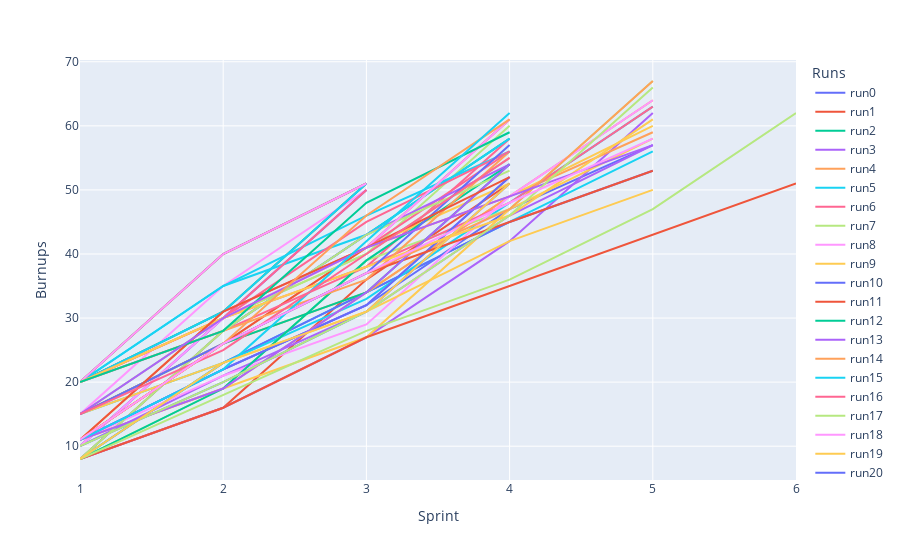

The notebook cell this image was saved under:
### Code cell
import plotly.express as px

fig = px.line(df, x="Sprint", y="Burnups", color="Runs", line_group="Runs")
fig.show()

### Figure 1 — Plotly figure (JSON) as saved in the notebook; plotly's stock layout.template omitted (floating-point values rounded to 4 significant figures)
{"data": [{"hovertemplate": "Runs=run0<br>Sprint=%{x}<br>Burnups=%{y}<extra></extra>", "legendgroup": "run0", "line": {"color": "#636efa", "dash": "solid"}, "mode": "lines", "name": "run0", "orientation": "v", "showlegend": true, "type": "scatter", "x": [1, 2, 3, 4, 5], "xaxis": "x", "y": [11, 22, 32, 47, 57], "yaxis": "y"}, {"hovertemplate": "Runs=run1<br>Sprint=%{x}<br>Burnups=%{y}<extra></extra>", "legendgroup": "run1", "line": {"color": "#EF553B", "dash": "solid"}, "mode": "lines", "name": "run1", "orientation": "v", "showlegend": true, "type": "scatter", "x": [1, 2, 3, 4], "xaxis": "x", "y": [8, 16, 36, 51], "yaxis": "y"}, {"hovertemplate": "Runs=run2<br>Sprint=%{x}<br>Burnups=%{y}<extra></extra>", "legendgroup": "run2", "line": {"color": "#00cc96", "dash": "solid"}, "mode": "lines", "name": "run2", "orientation": "v", "showlegend": true, "type": "scatter", "x": [1, 2, 3, 4], "xaxis": "x", "y": [8, 28, 43, 58], "yaxis": "y"}, {"hovertemplate": "Runs=run3<br>Sprint=%{x}<br>Burnups=%{y}<extra></extra>", "legendgroup": "run3", "line": {"color": "#ab63fa", "dash": "solid"}, "mode": "lines", "name": "run3", "orientation": "v", "showlegend": true, "type": "scatter", "x": [1, 2, 3, 4, 5], "xaxis": "x", "y": [8, 16, 27, 42, 62], "yaxis": "y"}, {"hovertemplate": "Runs=run4<br>Sprint=%{x}<br>Burnups=%{y}<extra></extra>", "legendgroup": "run4", "line": {"color": "#FFA15A", "dash": "solid"}, "mode": "lines", "name": "run4", "orientation": "v", "showlegend": true, "type": "scatter", "x": [1, 2, 3, 4, 5], "xaxis": "x", "y": [11, 26, 41, 49, 59], "yaxis": "y"}, {"hovertemplate": "Runs=run5<br>Sprint=%{x}<br>Burnups=%{y}<extra></extra>", "legendgroup": "run5", "line": {"color": "#19d3f3", "dash": "solid"}, "mode": "lines", "name": "run5", "orientation": "v", "showlegend": true, "type": "scatter", "x": [1, 2, 3, 4, 5], "xaxis": "x", "y": [15, 23, 34, 45, 56], "yaxis": "y"}, {"hovertemplate": "Runs=run6<br>Sprint=%{x}<br>Burnups=%{y}<extra></extra>", "legendgroup": "run6", "line": {"color": "#FF6692", "dash": "solid"}, "mode": "lines", "name": "run6", "orientation": "v", "showlegend": true, "type": "scatter", "x": [1, 2, 3, 4], "xaxis": "x", "y": [10, 30, 38, 58], "yaxis": "y"}, {"hovertemplate": "Runs=run7<br>Sprint=%{x}<br>Burnups=%{y}<extra></extra>", "legendgroup": "run7", "line": {"color": "#B6E880", "dash": "solid"}, "mode": "lines", "name": "run7", "orientation": "v", "showlegend": true, "type": "scatter", "x": [1, 2, 3, 4], "xaxis": "x", "y": [15, 30, 40, 60], "yaxis": "y"}, {"hovertemplate": "Runs=run8<br>Sprint=%{x}<br>Burnups=%{y}<extra></extra>", "legendgroup": "run8", "line": {"color": "#FF97FF", "dash": "solid"}, "mode": "lines", "name": "run8", "orientation": "v", "showlegend": true, "type": "scatter", "x": [1, 2, 3], "xaxis": "x", "y": [10, 30, 50], "yaxis": "y"}, {"hovertemplate": "Runs=run9<br>Sprint=%{x}<br>Burnups=%{y}<extra></extra>", "legendgroup": "run9", "line": {"color": "#FECB52", "dash": "solid"}, "mode": "lines", "name": "run9", "orientation": "v", "showlegend": true, "type": "scatter", "x": [1, 2, 3, 4, 5], "xaxis": "x", "y": [11, 19, 27, 47, 58], "yaxis": "y"}, {"hovertemplate": "Runs=run10<br>Sprint=%{x}<br>Burnups=%{y}<extra></extra>", "legendgroup": "run10", "line": {"color": "#636efa", "dash": "solid"}, "mode": "lines", "name": "run10", "orientation": "v", "showlegend": true, "type": "scatter", "x": [1, 2, 3, 4, 5], "xaxis": "x", "y": [8, 23, 34, 45, 53], "yaxis": "y"}, {"hovertemplate": "Runs=run11<br>Sprint=%{x}<br>Burnups=%{y}<extra></extra>", "legendgroup": "run11", "line": {"color": "#EF553B", "dash": "solid"}, "mode": "lines", "name": "run11", "orientation": "v", "showlegend": true, "type": "scatter", "x": [1, 2, 3, 4], "xaxis": "x", "y": [11, 26, 41, 61], "yaxis": "y"}, {"hovertemplate": "Runs=run12<br>Sprint=%{x}<br>Burnups=%{y}<extra></extra>", "legendgroup": "run12", "line": {"color": "#00cc96", "dash": "solid"}, "mode": "lines", "name": "run12", "orientation": "v", "showlegend": true, "type": "scatter", "x": [1, 2, 3], "xaxis": "x", "y": [20, 40, 51], "yaxis": "y"}, {"hovertemplate": "Runs=run13<br>Sprint=%{x}<br>Burnups=%{y}<extra></extra>", "legendgroup": "run13", "line": {"color": "#ab63fa", "dash": "solid"}, "mode": "lines", "name": "run13", "orientation": "v", "showlegend": true, "type": "scatter", "x": [1, 2, 3, 4], "xaxis": "x", "y": [11, 22, 32, 52], "yaxis": "y"}, {"hovertemplate": "Runs=run14<br>Sprint=%{x}<br>Burnups=%{y}<extra></extra>", "legendgroup": "run14", "line": {"color": "#FFA15A", "dash": "solid"}, "mode": "lines", "name": "run14", "orientation": "v", "showlegend": true, "type": "scatter", "x": [1, 2, 3], "xaxis": "x", "y": [11, 31, 51], "yaxis": "y"}, {"hovertemplate": "Runs=run15<br>Sprint=%{x}<br>Burnups=%{y}<extra></extra>", "legendgroup": "run15", "line": {"color": "#19d3f3", "dash": "solid"}, "mode": "lines", "name": "run15", "orientation": "v", "showlegend": true, "type": "scatter", "x": [1, 2, 3, 4, 5], "xaxis": "x", "y": [8, 23, 33, 48, 63], "yaxis": "y"}, {"hovertemplate": "Runs=run16<br>Sprint=%{x}<br>Burnups=%{y}<extra></extra>", "legendgroup": "run16", "line": {"color": "#FF6692", "dash": "solid"}, "mode": "lines", "name": "run16", "orientation": "v", "showlegend": true, "type": "scatter", "x": [1, 2, 3, 4], "xaxis": "x", "y": [20, 31, 41, 56], "yaxis": "y"}, {"hovertemplate": "Runs=run17<br>Sprint=%{x}<br>Burnups=%{y}<extra></extra>", "legendgroup": "run17", "line": {"color": "#B6E880", "dash": "solid"}, "mode": "lines", "name": "run17", "orientation": "v", "showlegend": true, "type": "scatter", "x": [1, 2, 3, 4, 5], "xaxis": "x", "y": [8, 19, 39, 47, 67], "yaxis": "y"}, {"hovertemplate": "Runs=run18<br>Sprint=%{x}<br>Burnups=%{y}<extra></extra>", "legendgroup": "run18", "line": {"color": "#FF97FF", "dash": "solid"}, "mode": "lines", "name": "run18", "orientation": "v", "showlegend": true, "type": "scatter", "x": [1, 2, 3], "xaxis": "x", "y": [15, 35, 50], "yaxis": "y"}, {"hovertemplate": "Runs=run19<br>Sprint=%{x}<br>Burnups=%{y}<extra></extra>", "legendgroup": "run19", "line": {"color": "#FECB52", "dash": "solid"}, "mode": "lines", "name": "run19", "orientation": "v", "showlegend": true, "type": "scatter", "x": [1, 2, 3, 4, 5], "xaxis": "x", "y": [11, 19, 34, 49, 60], "yaxis": "y"}, {"hovertemplate": "Runs=run20<br>Sprint=%{x}<br>Burnups=%{y}<extra></extra>", "legendgroup": "run20", "line": {"color": "#636efa", "dash": "solid"}, "mode": "lines", "name": "run20", "orientation": "v", "showlegend": true, "type": "scatter", "x": [1, 2, 3], "xaxis": "x", "y": [10, 30, 50], "yaxis": "y"}, {"hovertemplate": "Runs=run21<br>Sprint=%{x}<br>Burnups=%{y}<extra></extra>", "legendgroup": "run21", "line": {"color": "#EF553B", "dash": "solid"}, "mode": "lines", "name": "run21", "orientation": "v", "showlegend": true, "type": "scatter", "x": [1, 2, 3, 4, 5, 6], "xaxis": "x", "y": [8, 16, 27, 35, 43, 51], "yaxis": "y"}, {"hovertemplate": "Runs=run22<br>Sprint=%{x}<br>Burnups=%{y}<extra></extra>", "legendgroup": "run22", "line": {"color": "#00cc96", "dash": "solid"}, "mode": "lines", "name": "run22", "orientation": "v", "showlegend": true, "type": "scatter", "x": [1, 2, 3], "xaxis": "x", "y": [20, 31, 51], "yaxis": "y"}, {"hovertemplate": "Runs=run23<br>Sprint=%{x}<br>Burnups=%{y}<extra></extra>", "legendgroup": "run23", "line": {"color": "#ab63fa", "dash": "solid"}, "mode": "lines", "name": "run23", "orientation": "v", "showlegend": true, "type": "scatter", "x": [1, 2, 3, 4, 5], "xaxis": "x", "y": [10, 21, 31, 46, 57], "yaxis": "y"}, {"hovertemplate": "Runs=run24<br>Sprint=%{x}<br>Burnups=%{y}<extra></extra>", "legendgroup": "run24", "line": {"color": "#FFA15A", "dash": "solid"}, "mode": "lines", "name": "run24", "orientation": "v", "showlegend": true, "type": "scatter", "x": [1, 2, 3, 4, 5], "xaxis": "x", "y": [15, 26, 34, 49, 64], "yaxis": "y"}, {"hovertemplate": "Runs=run25<br>Sprint=%{x}<br>Burnups=%{y}<extra></extra>", "legendgroup": "run25", "line": {"color": "#19d3f3", "dash": "solid"}, "mode": "lines", "name": "run25", "orientation": "v", "showlegend": true, "type": "scatter", "x": [1, 2, 3, 4], "xaxis": "x", "y": [20, 35, 43, 58], "yaxis": "y"}, {"hovertemplate": "Runs=run26<br>Sprint=%{x}<br>Burnups=%{y}<extra></extra>", "legendgroup": "run26", "line": {"color": "#FF6692", "dash": "solid"}, "mode": "lines", "name": "run26", "orientation": "v", "showlegend": true, "type": "scatter", "x": [1, 2, 3, 4, 5], "xaxis": "x", "y": [8, 28, 38, 48, 63], "yaxis": "y"}, {"hovertemplate": "Runs=run27<br>Sprint=%{x}<br>Burnups=%{y}<extra></extra>", "legendgroup": "run27", "line": {"color": "#B6E880", "dash": "solid"}, "mode": "lines", "name": "run27", "orientation": "v", "showlegend": true, "type": "scatter", "x": [1, 2, 3, 4], "xaxis": "x", "y": [20, 30, 40, 55], "yaxis": "y"}, {"hovertemplate": "Runs=run28<br>Sprint=%{x}<br>Burnups=%{y}<extra></extra>", "legendgroup": "run28", "line": {"color": "#FF97FF", "dash": "solid"}, "mode": "lines", "name": "run28", "orientation": "v", "showlegend": true, "type": "scatter", "x": [1, 2, 3, 4, 5], "xaxis": "x", "y": [11, 21, 29, 49, 64], "yaxis": "y"}, {"hovertemplate": "Runs=run29<br>Sprint=%{x}<br>Burnups=%{y}<extra></extra>", "legendgroup": "run29", "line": {"color": "#FECB52", "dash": "solid"}, "mode": "lines", "name": "run29", "orientation": "v", "showlegend": true, "type": "scatter", "x": [1, 2, 3, 4], "xaxis": "x", "y": [20, 30, 41, 51], "yaxis": "y"}, {"hovertemplate": "Runs=run30<br>Sprint=%{x}<br>Burnups=%{y}<extra></extra>", "legendgroup": "run30", "line": {"color": "#636efa", "dash": "solid"}, "mode": "lines", "name": "run30", "orientation": "v", "showlegend": true, "type": "scatter", "x": [1, 2, 3, 4], "xaxis": "x", "y": [10, 20, 31, 51], "yaxis": "y"}, {"hovertemplate": "Runs=run31<br>Sprint=%{x}<br>Burnups=%{y}<extra></extra>", "legendgroup": "run31", "line": {"color": "#EF553B", "dash": "solid"}, "mode": "lines", "name": "run31", "orientation": "v", "showlegend": true, "type": "scatter", "x": [1, 2, 3], "xaxis": "x", "y": [20, 40, 51], "yaxis": "y"}, {"hovertemplate": "Runs=run32<br>Sprint=%{x}<br>Burnups=%{y}<extra></extra>", "legendgroup": "run32", "line": {"color": "#00cc96", "dash": "solid"}, "mode": "lines", "name": "run32", "orientation": "v", "showlegend": true, "type": "scatter", "x": [1, 2, 3, 4], "xaxis": "x", "y": [8, 19, 39, 54], "yaxis": "y"}, {"hovertemplate": "Runs=run33<br>Sprint=%{x}<br>Burnups=%{y}<extra></extra>", "legendgroup": "run33", "line": {"color": "#ab63fa", "dash": "solid"}, "mode": "lines", "name": "run33", "orientation": "v", "showlegend": true, "type": "scatter", "x": [1, 2, 3, 4], "xaxis": "x", "y": [20, 28, 43, 54], "yaxis": "y"}, {"hovertemplate": "Runs=run34<br>Sprint=%{x}<br>Burnups=%{y}<extra></extra>", "legendgroup": "run34", "line": {"color": "#FFA15A", "dash": "solid"}, "mode": "lines", "name": "run34", "orientation": "v", "showlegend": true, "type": "scatter", "x": [1, 2, 3, 4], "xaxis": "x", "y": [20, 28, 36, 56], "yaxis": "y"}, {"hovertemplate": "Runs=run35<br>Sprint=%{x}<br>Burnups=%{y}<extra></extra>", "legendgroup": "run35", "line": {"color": "#19d3f3", "dash": "solid"}, "mode": "lines", "name": "run35", "orientation": "v", "showlegend": true, "type": "scatter", "x": [1, 2, 3, 4], "xaxis": "x", "y": [20, 35, 46, 56], "yaxis": "y"}, {"hovertemplate": "Runs=run36<br>Sprint=%{x}<br>Burnups=%{y}<extra></extra>", "legendgroup": "run36", "line": {"color": "#FF6692", "dash": "solid"}, "mode": "lines", "name": "run36", "orientation": "v", "showlegend": true, "type": "scatter", "x": [1, 2, 3, 4], "xaxis": "x", "y": [20, 30, 45, 56], "yaxis": "y"}, {"hovertemplate": "Runs=run37<br>Sprint=%{x}<br>Burnups=%{y}<extra></extra>", "legendgroup": "run37", "line": {"color": "#B6E880", "dash": "solid"}, "mode": "lines", "name": "run37", "orientation": "v", "showlegend": true, "type": "scatter", "x": [1, 2, 3, 4], "xaxis": "x", "y": [8, 28, 43, 53], "yaxis": "y"}, {"hovertemplate": "Runs=run38<br>Sprint=%{x}<br>Burnups=%{y}<extra></extra>", "legendgroup": "run38", "line": {"color": "#FF97FF", "dash": "solid"}, "mode": "lines", "name": "run38", "orientation": "v", "showlegend": true, "type": "scatter", "x": [1, 2, 3, 4], "xaxis": "x", "y": [10, 30, 41, 61], "yaxis": "y"}, {"hovertemplate": "Runs=run39<br>Sprint=%{x}<br>Burnups=%{y}<extra></extra>", "legendgroup": "run39", "line": {"color": "#FECB52", "dash": "solid"}, "mode": "lines", "name": "run39", "orientation": "v", "showlegend": true, "type": "scatter", "x": [1, 2, 3, 4, 5], "xaxis": "x", "y": [15, 23, 31, 42, 50], "yaxis": "y"}, {"hovertemplate": "Runs=run40<br>Sprint=%{x}<br>Burnups=%{y}<extra></extra>", "legendgroup": "run40", "line": {"color": "#636efa", "dash": "solid"}, "mode": "lines", "name": "run40", "orientation": "v", "showlegend": true, "type": "scatter", "x": [1, 2, 3, 4], "xaxis": "x", "y": [11, 22, 32, 52], "yaxis": "y"}, {"hovertemplate": "Runs=run41<br>Sprint=%{x}<br>Burnups=%{y}<extra></extra>", "legendgroup": "run41", "line": {"color": "#EF553B", "dash": "solid"}, "mode": "lines", "name": "run41", "orientation": "v", "showlegend": true, "type": "scatter", "x": [1, 2, 3, 4, 5], "xaxis": "x", "y": [11, 26, 37, 45, 53], "yaxis": "y"}, {"hovertemplate": "Runs=run42<br>Sprint=%{x}<br>Burnups=%{y}<extra></extra>", "legendgroup": "run42", "line": {"color": "#00cc96", "dash": "solid"}, "mode": "lines", "name": "run42", "orientation": "v", "showlegend": true, "type": "scatter", "x": [1, 2, 3, 4], "xaxis": "x", "y": [15, 26, 34, 54], "yaxis": "y"}, {"hovertemplate": "Runs=run43<br>Sprint=%{x}<br>Burnups=%{y}<extra></extra>", "legendgroup": "run43", "line": {"color": "#ab63fa", "dash": "solid"}, "mode": "lines", "name": "run43", "orientation": "v", "showlegend": true, "type": "scatter", "x": [1, 2, 3, 4], "xaxis": "x", "y": [11, 19, 34, 54], "yaxis": "y"}, {"hovertemplate": "Runs=run44<br>Sprint=%{x}<br>Burnups=%{y}<extra></extra>", "legendgroup": "run44", "line": {"color": "#FFA15A", "dash": "solid"}, "mode": "lines", "name": "run44", "orientation": "v", "showlegend": true, "type": "scatter", "x": [1, 2, 3, 4, 5], "xaxis": "x", "y": [15, 26, 37, 47, 67], "yaxis": "y"}, {"hovertemplate": "Runs=run45<br>Sprint=%{x}<br>Burnups=%{y}<extra></extra>", "legendgroup": "run45", "line": {"color": "#19d3f3", "dash": "solid"}, "mode": "lines", "name": "run45", "orientation": "v", "showlegend": true, "type": "scatter", "x": [1, 2, 3], "xaxis": "x", "y": [20, 31, 51], "yaxis": "y"}, {"hovertemplate": "Runs=run46<br>Sprint=%{x}<br>Burnups=%{y}<extra></extra>", "legendgroup": "run46", "line": {"color": "#FF6692", "dash": "solid"}, "mode": "lines", "name": "run46", "orientation": "v", "showlegend": true, "type": "scatter", "x": [1, 2, 3], "xaxis": "x", "y": [20, 30, 50], "yaxis": "y"}, {"hovertemplate": "Runs=run47<br>Sprint=%{x}<br>Burnups=%{y}<extra></extra>", "legendgroup": "run47", "line": {"color": "#B6E880", "dash": "solid"}, "mode": "lines", "name": "run47", "orientation": "v", "showlegend": true, "type": "scatter", "x": [1, 2, 3, 4, 5, 6], "xaxis": "x", "y": [8, 18, 28, 36, 47, 62], "yaxis": "y"}, {"hovertemplate": "Runs=run48<br>Sprint=%{x}<br>Burnups=%{y}<extra></extra>", "legendgroup": "run48", "line": {"color": "#FF97FF", "dash": "solid"}, "mode": "lines", "name": "run48", "orientation": "v", "showlegend": true, "type": "scatter", "x": [1, 2, 3], "xaxis": "x", "y": [20, 40, 51], "yaxis": "y"}, {"hovertemplate": "Runs=run49<br>Sprint=%{x}<br>Burnups=%{y}<extra></extra>", "legendgroup": "run49", "line": {"color": "#FECB52", "dash": "solid"}, "mode": "lines", "name": "run49", "orientation": "v", "showlegend": true, "type": "scatter", "x": [1, 2, 3, 4, 5], "xaxis": "x", "y": [20, 30, 38, 46, 61], "yaxis": "y"}, {"hovertemplate": "Runs=run50<br>Sprint=%{x}<br>Burnups=%{y}<extra></extra>", "legendgroup": "run50", "line": {"color": "#636efa", "dash": "solid"}, "mode": "lines", "name": "run50", "orientation": "v", "showlegend": true, "type": "scatter", "x": [1, 2, 3, 4], "xaxis": "x", "y": [15, 26, 37, 57], "yaxis": "y"}, {"hovertemplate": "Runs=run51<br>Sprint=%{x}<br>Burnups=%{y}<extra></extra>", "legendgroup": "run51", "line": {"color": "#EF553B", "dash": "solid"}, "mode": "lines", "name": "run51", "orientation": "v", "showlegend": true, "type": "scatter", "x": [1, 2, 3, 4], "xaxis": "x", "y": [11, 31, 41, 52], "yaxis": "y"}, {"hovertemplate": "Runs=run52<br>Sprint=%{x}<br>Burnups=%{y}<extra></extra>", "legendgroup": "run52", "line": {"color": "#00cc96", "dash": "solid"}, "mode": "lines", "name": "run52", "orientation": "v", "showlegend": true, "type": "scatter", "x": [1, 2, 3, 4], "xaxis": "x", "y": [20, 28, 48, 59], "yaxis": "y"}, {"hovertemplate": "Runs=run53<br>Sprint=%{x}<br>Burnups=%{y}<extra></extra>", "legendgroup": "run53", "line": {"color": "#ab63fa", "dash": "solid"}, "mode": "lines", "name": "run53", "orientation": "v", "showlegend": true, "type": "scatter", "x": [1, 2, 3, 4, 5], "xaxis": "x", "y": [15, 30, 41, 49, 57], "yaxis": "y"}, {"hovertemplate": "Runs=run54<br>Sprint=%{x}<br>Burnups=%{y}<extra></extra>", "legendgroup": "run54", "line": {"color": "#FFA15A", "dash": "solid"}, "mode": "lines", "name": "run54", "orientation": "v", "showlegend": true, "type": "scatter", "x": [1, 2, 3, 4], "xaxis": "x", "y": [11, 26, 46, 61], "yaxis": "y"}, {"hovertemplate": "Runs=run55<br>Sprint=%{x}<br>Burnups=%{y}<extra></extra>", "legendgroup": "run55", "line": {"color": "#19d3f3", "dash": "solid"}, "mode": "lines", "name": "run55", "orientation": "v", "showlegend": true, "type": "scatter", "x": [1, 2, 3, 4], "xaxis": "x", "y": [11, 22, 42, 62], "yaxis": "y"}, {"hovertemplate": "Runs=run56<br>Sprint=%{x}<br>Burnups=%{y}<extra></extra>", "legendgroup": "run56", "line": {"color": "#FF6692", "dash": "solid"}, "mode": "lines", "name": "run56", "orientation": "v", "showlegend": true, "type": "scatter", "x": [1, 2, 3, 4], "xaxis": "x", "y": [15, 25, 40, 55], "yaxis": "y"}, {"hovertemplate": "Runs=run57<br>Sprint=%{x}<br>Burnups=%{y}<extra></extra>", "legendgroup": "run57", "line": {"color": "#B6E880", "dash": "solid"}, "mode": "lines", "name": "run57", "orientation": "v", "showlegend": true, "type": "scatter", "x": [1, 2, 3, 4, 5], "xaxis": "x", "y": [10, 20, 31, 46, 66], "yaxis": "y"}, {"hovertemplate": "Runs=run58<br>Sprint=%{x}<br>Burnups=%{y}<extra></extra>", "legendgroup": "run58", "line": {"color": "#FF97FF", "dash": "solid"}, "mode": "lines", "name": "run58", "orientation": "v", "showlegend": true, "type": "scatter", "x": [1, 2, 3, 4, 5], "xaxis": "x", "y": [11, 26, 37, 48, 58], "yaxis": "y"}, {"hovertemplate": "Runs=run59<br>Sprint=%{x}<br>Burnups=%{y}<extra></extra>", "legendgroup": "run59", "line": {"color": "#FECB52", "dash": "solid"}, "mode": "lines", "name": "run59", "orientation": "v", "showlegend": true, "type": "scatter", "x": [1, 2, 3, 4], "xaxis": "x", "y": [8, 23, 31, 51], "yaxis": "y"}], "layout": {"legend": {"title": {"text": "Runs"}, "tracegroupgap": 0}, "margin": {"t": 60}, "xaxis": {"anchor": "y", "domain": [0, 1], "title": {"text": "Sprint"}}, "yaxis": {"anchor": "x", "domain": [0, 1], "title": {"text": "Burnups"}}}}
